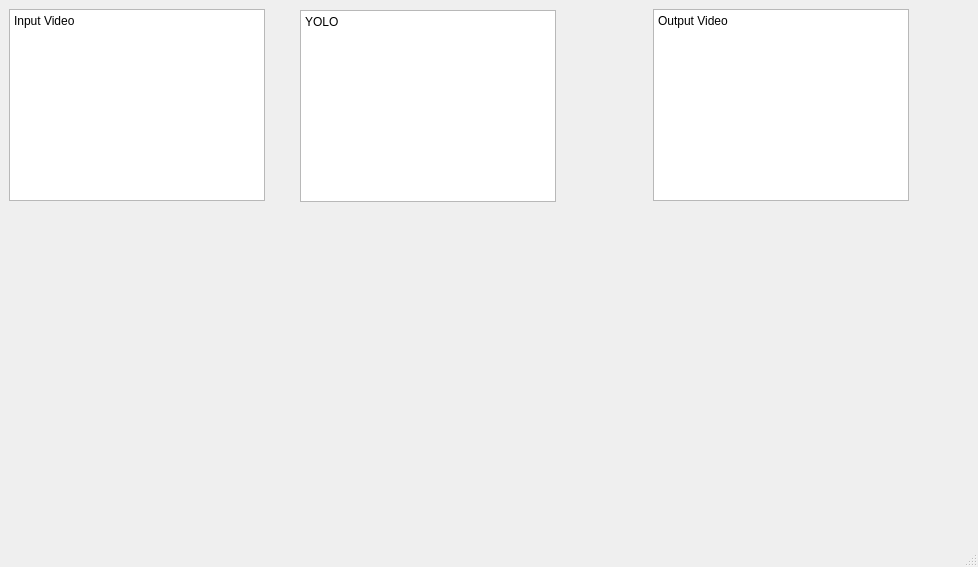
<?xml version="1.0" encoding="UTF-8"?>
<ui version="4.0">
 <class>MainWindow</class>
 <widget class="QMainWindow" name="MainWindow">
  <property name="geometry">
   <rect>
    <x>0</x>
    <y>0</y>
    <width>978</width>
    <height>567</height>
   </rect>
  </property>
  <property name="windowTitle">
   <string>MainWindow</string>
  </property>
  <widget class="QWidget" name="centralwidget">
   <widget class="QTextEdit" name="input">
    <property name="geometry">
     <rect>
      <x>9</x>
      <y>9</y>
      <width>256</width>
      <height>192</height>
     </rect>
    </property>
    <property name="html">
     <string>&lt;!DOCTYPE HTML PUBLIC &quot;-//W3C//DTD HTML 4.0//EN&quot; &quot;http://www.w3.org/TR/REC-html40/strict.dtd&quot;&gt;
&lt;html&gt;&lt;head&gt;&lt;meta name=&quot;qrichtext&quot; content=&quot;1&quot; /&gt;&lt;style type=&quot;text/css&quot;&gt;
p, li { white-space: pre-wrap; }
&lt;/style&gt;&lt;/head&gt;&lt;body style=&quot; font-family:'SimSun'; font-size:9pt; font-weight:400; font-style:normal;&quot;&gt;
&lt;p style=&quot; margin-top:0px; margin-bottom:0px; margin-left:0px; margin-right:0px; -qt-block-indent:0; text-indent:0px;&quot;&gt;&lt;span style=&quot; font-family:'SimSun';&quot;&gt;Input Video&lt;/span&gt;&lt;/p&gt;&lt;/body&gt;&lt;/html&gt;</string>
    </property>
   </widget>
   <widget class="QTextEdit" name="output">
    <property name="geometry">
     <rect>
      <x>653</x>
      <y>9</y>
      <width>256</width>
      <height>192</height>
     </rect>
    </property>
    <property name="html">
     <string>&lt;!DOCTYPE HTML PUBLIC &quot;-//W3C//DTD HTML 4.0//EN&quot; &quot;http://www.w3.org/TR/REC-html40/strict.dtd&quot;&gt;
&lt;html&gt;&lt;head&gt;&lt;meta name=&quot;qrichtext&quot; content=&quot;1&quot; /&gt;&lt;style type=&quot;text/css&quot;&gt;
p, li { white-space: pre-wrap; }
&lt;/style&gt;&lt;/head&gt;&lt;body style=&quot; font-family:'SimSun'; font-size:9pt; font-weight:400; font-style:normal;&quot;&gt;
&lt;p style=&quot; margin-top:0px; margin-bottom:0px; margin-left:0px; margin-right:0px; -qt-block-indent:0; text-indent:0px;&quot;&gt;&lt;span style=&quot; font-family:'SimSun';&quot;&gt;Output Video&lt;/span&gt;&lt;/p&gt;
&lt;p style=&quot;-qt-paragraph-type:empty; margin-top:0px; margin-bottom:0px; margin-left:0px; margin-right:0px; -qt-block-indent:0; text-indent:0px; font-family:'SimSun';&quot;&gt;&lt;br /&gt;&lt;/p&gt;&lt;/body&gt;&lt;/html&gt;</string>
    </property>
   </widget>
   <widget class="QPlainTextEdit" name="model">
    <property name="geometry">
     <rect>
      <x>300</x>
      <y>10</y>
      <width>256</width>
      <height>192</height>
     </rect>
    </property>
    <property name="plainText">
     <string>YOLO</string>
    </property>
   </widget>
  </widget>
  <widget class="QMenuBar" name="menubar">
   <property name="geometry">
    <rect>
     <x>0</x>
     <y>0</y>
     <width>978</width>
     <height>23</height>
    </rect>
   </property>
  </widget>
  <widget class="QStatusBar" name="statusbar"/>
 </widget>
 <resources/>
 <connections/>
</ui>
